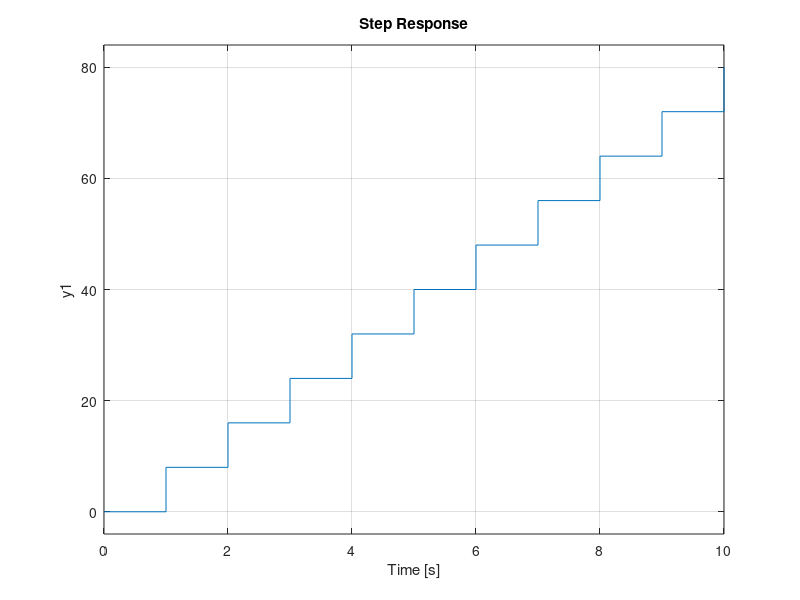

This chart was generated by the following MATLAB code:
clear all;

a=1/4;
b = 1/2;
k=8;
s0 = -1/4;
s1 = -1/2;
s2 = 0;
t1 = 1;
roots = [s0];
roots2 = [s1];
roots1 = [s2];

Ko1 = tf(a, poly(roots))

Ko2 = tf(b, poly(roots2))

Kr = tf(k, poly(roots1));

Kz = c2d(Kr, t1, 'zoh');

Kotw = Ko1*Ko2*Kr;
t = 10;


%Kotw1 = Ko1*Ko2*Kz;

figure(1)
subplot(2,2,1)
step(Kotw,t)
grid on
subplot(2,2,2)
step(Kr, t)
grid on
subplot(2,2,4)
step(Kz,t)
grid on

